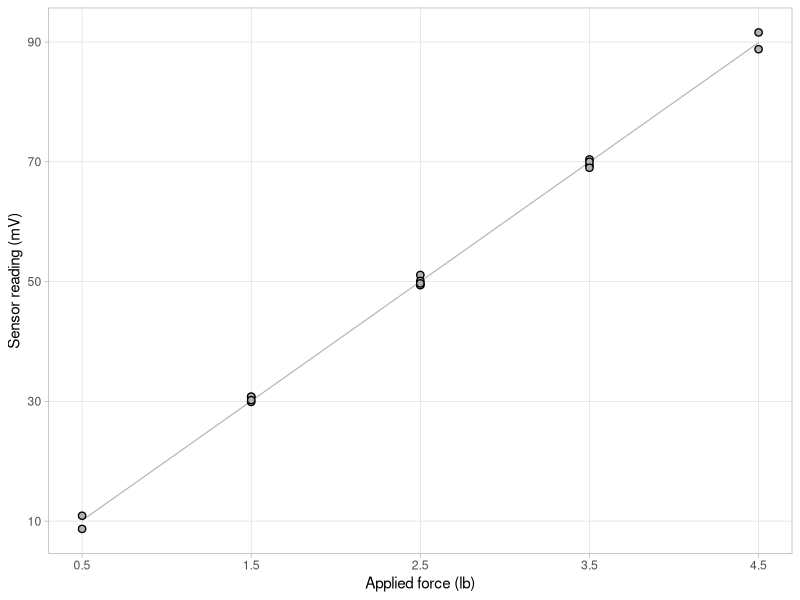
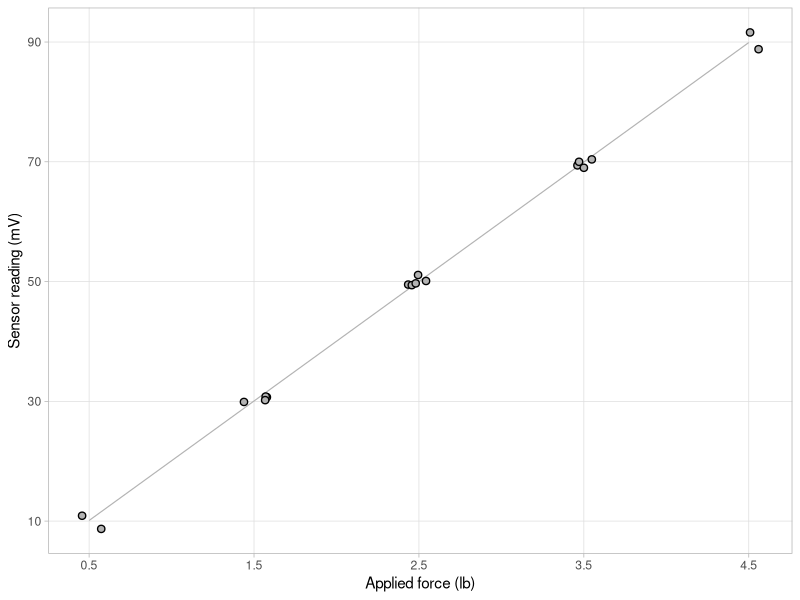
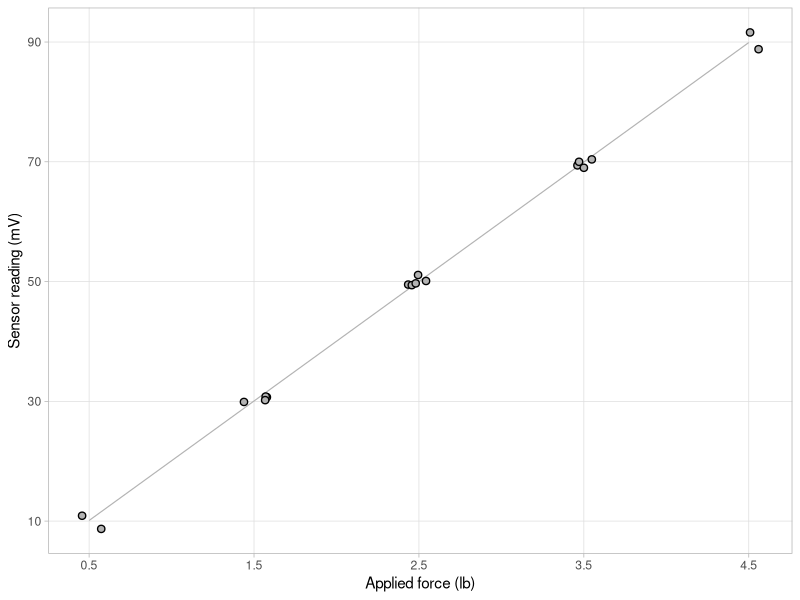
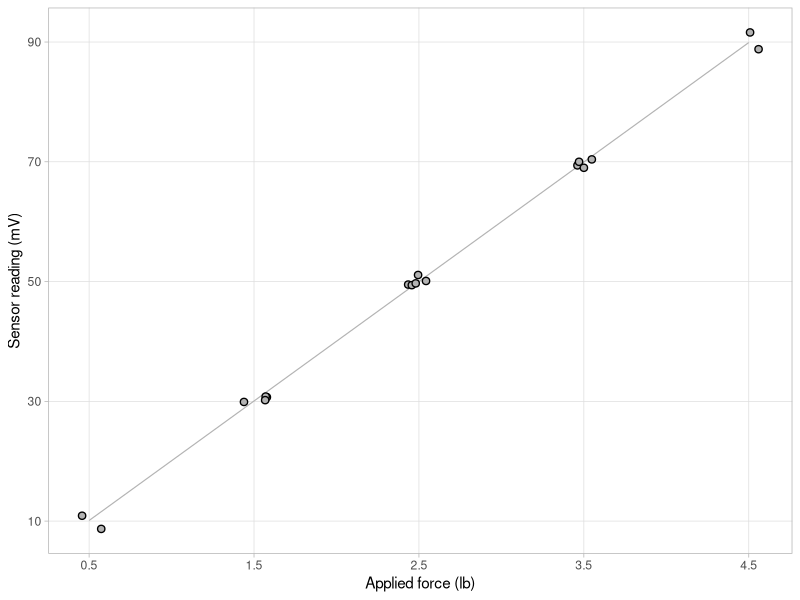
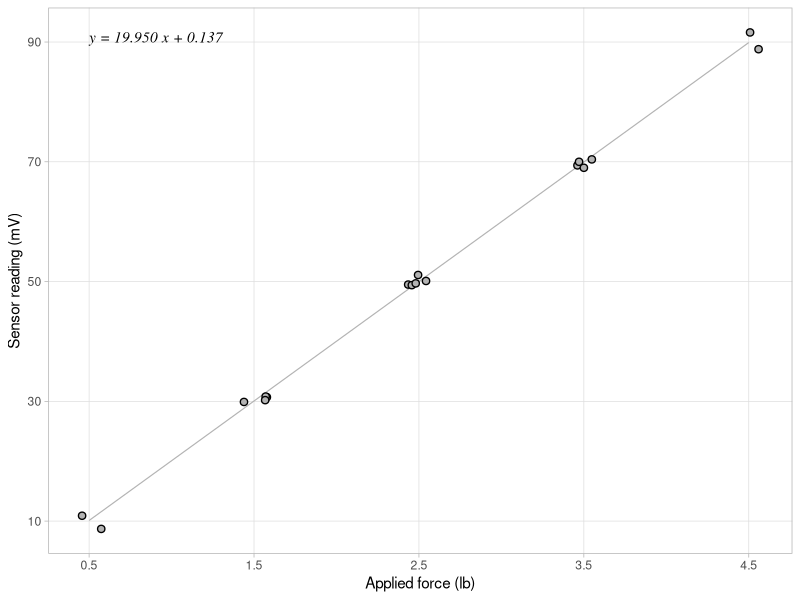
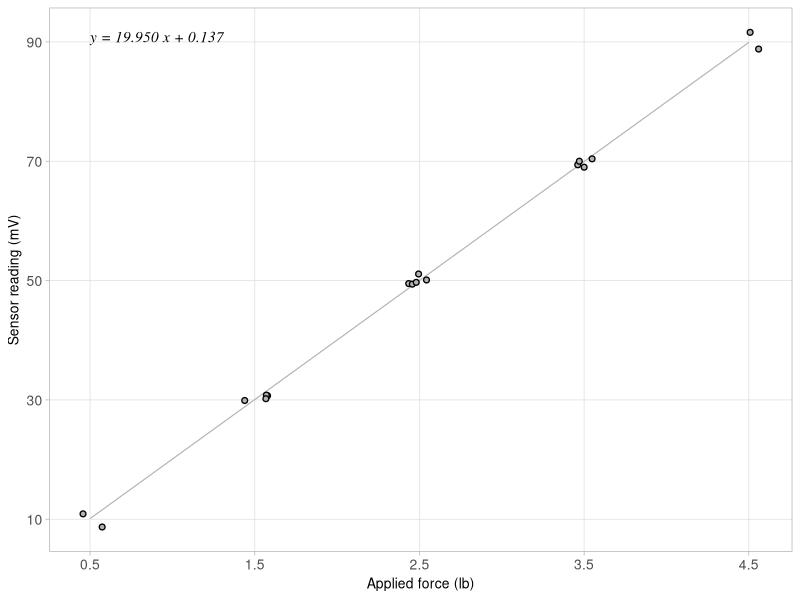
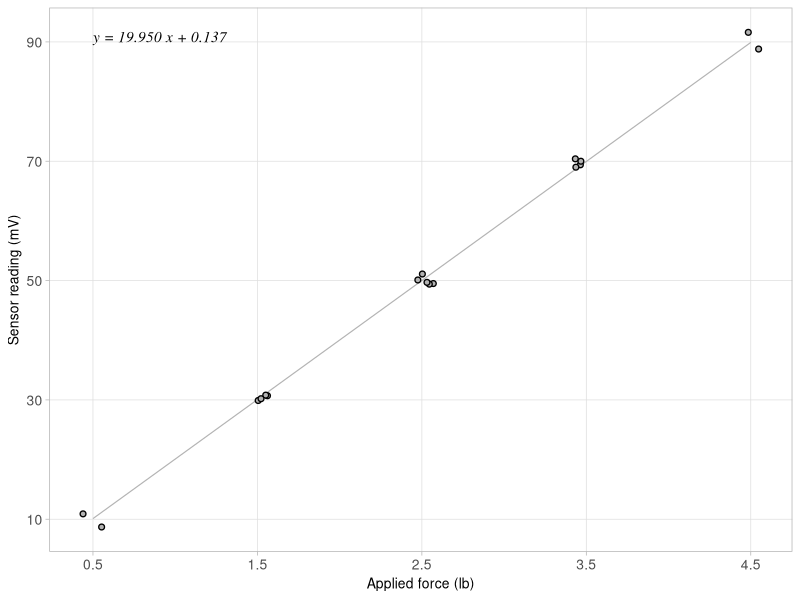

Source code (R) for these figures, in order:
## ---- chunk 1
library(knitr)
opts_knit$set(root.dir = '../')
opts_chunk$set(echo = TRUE, fig.keep='none')
## ---- chunk 2
library(readr)
library(plyr)
suppressPackageStartupMessages(library(dplyr))
library(ggplot2)
## ---- chunk 3
results_table <- read_csv("results/03_calibr_regression_results-table.csv")
results_table
## ---- chunk 4
# the slope value appears in the regression equation
slope_df    <- filter(results_table, item == 'slope')
slope_value <- slope_df$value

# the intercept value appears in the regression equation
intercept_df    <- filter(results_table, item == 'intercept')
intercept_value <- intercept_df$value

# input units appear in the x-axis label
input_range_df <- filter(results_table, item == 'input_range')
input_units    <- input_range_df$units

# output units appear in the y-axis label
output_span_df <- filter(results_table, item == 'output_span')
output_units   <- output_span_df$units

# check the results
slope_value
intercept_value
input_units
output_units
## ---- chunk 5
graph_data <- read_csv("results/03_calibr_regression_graph-data.csv")
calibr_graph <- ggplot(data = graph_data) +
	geom_line(aes(x = input_lb, y = fit_mV), size = 0.4, color = 'gray70') + 
	geom_point(aes(x = input_lb, y = output_mV), size = 2, stroke = 0.7, shape = 21, color = 'black', fill= 'gray70') + 
	xlab("Applied force (lb)") + 
	ylab("Sensor reading (mV)") +
	scale_x_continuous(breaks = seq(from = 0.5, to = 4.5, by = 1)) +
	scale_y_continuous(breaks = seq(from = 10, to = 90, by = 20)) +
	theme_light() +
	theme(panel.grid.minor = element_blank())

# print to output	
print(calibr_graph)
## ---- chunk 6
# -------------------- one new line to set the seed
set.seed(20160824)

calibr_graph <- ggplot(data = graph_data) +
	geom_line(aes(x = input_lb, y = fit_mV), size = 0.4, color = 'gray70') + 
	geom_point(aes(x = input_lb, y = output_mV), size = 2, stroke = 0.7, shape = 21, color = 'black', fill= 'gray70', 
						 
# -------------------- one new line to use the jitter function
position = position_jitter(width = 0.08, height = 0)) + 
	
	xlab("Applied force (lb)") + 
	ylab("Sensor reading (mV)") +
	scale_x_continuous(breaks = seq(from = 0.5, to = 4.5, by = 1)) +
	scale_y_continuous(breaks = seq(from = 10, to = 90, by = 20)) +
	theme_light() +
	theme(panel.grid.minor = element_blank())

# print to output	
print(calibr_graph)
## ---- chunk 7
set.seed(20160824)

# -------------------- two new lines
my_xlab <- paste0("Applied force (", input_units, ")")
my_ylab <- paste0("Sensor reading (", output_units, ")")

calibr_graph <- ggplot(data = graph_data) +
	geom_line(aes(x = input_lb, y = fit_mV), size = 0.4, color = 'gray70') + 
	geom_point(aes(x = input_lb, y = output_mV), size = 2, stroke = 0.7, shape = 21, color = 'black', fill= 'gray70', position = position_jitter(width = 0.08, height = 0)) + 

# -------------------- two edited lines	
  xlab(my_xlab) + 
  ylab(my_ylab) +
	
	scale_x_continuous(breaks = seq(from = 0.5, to = 4.5, by = 1)) +
	scale_y_continuous(breaks = seq(from = 10, to = 90, by = 20)) +
	theme_light() +
	theme(panel.grid.minor = element_blank())

# print to output	
print(calibr_graph)
## ---- chunk 8
x_test_seq <- sort(unique(graph_data$input_lb))
x_test_seq
## ---- chunk 9
# round to the nearest 10
y_nominal_seq <- sort(unique(graph_data$fit_mV))
y_nominal_seq <- plyr::round_any(y_nominal_seq, 10)
y_nominal_seq
## ---- chunk 10
set.seed(20160824)
my_xlab <- paste0("Applied force (", input_units, ")")
my_ylab <- paste0("Sensor reading (", output_units, ")")
calibr_graph <- ggplot(data = graph_data) +
	geom_line(aes(x = input_lb, y = fit_mV), size = 0.4, color = 'gray70') + 
	geom_point(aes(x = input_lb, y = output_mV), size = 2, stroke = 0.7, shape = 21, color = 'black', fill= 'gray70', position = position_jitter(width = 0.08, height = 0)) + 
	xlab(my_xlab) + 
	ylab(my_ylab) +

# -------------------- edit two lines
  scale_x_continuous(breaks = x_test_seq) +
  scale_y_continuous(breaks = y_nominal_seq) +
	
	theme_light() +
	theme(panel.grid.minor = element_blank())
print(calibr_graph)
## ---- chunk 11
set.seed(20160824)
my_xlab <- paste0("Applied force (", input_units, ")")
my_ylab <- paste0("Sensor reading (", output_units, ")")

# -------------------- one new line to define the calibration equation
calibr_eqn <- paste0("y = ", sprintf("%.3f", slope_value), " x + ", sprintf("%.3f", intercept_value)) 

calibr_graph <- ggplot(data = graph_data) +
	geom_line(aes(x = input_lb, y = fit_mV), size = 0.4, color = 'gray70') + 
	geom_point(aes(x = input_lb, y = output_mV), size = 2, stroke = 0.7, shape = 21, color = 'black', fill= 'gray70', position = position_jitter(width = 0.08, height = 0)) + 
	xlab(my_xlab) + 
	ylab(my_ylab) +
	scale_x_continuous(breaks = x_test_seq) +
	scale_y_continuous(breaks = y_nominal_seq) +

# -------------------- one new function to add the calibration equation
  annotate("text", x = min(graph_data$input_lb), y = max(graph_data$output_mV), label = calibr_eqn, family = "serif", fontface = "italic", hjust = "left", vjust = "top") + 

	theme_light() +
	theme(panel.grid.minor = element_blank())
		
# print to output	
print(calibr_graph)
## ---- chunk 12
set.seed(20160824)
my_xlab <- paste0("Applied force (", input_units, ")")
my_ylab <- paste0("Sensor reading (", output_units, ")")
calibr_eqn <- paste0("y = ", sprintf("%.3f", slope_value), 
										 " x + ", sprintf("%.3f", intercept_value)) 
calibr_graph <- ggplot(data = graph_data) +
	geom_line(aes(x = input_lb, y = fit_mV), size = 0.4, color = 'gray70') + 
	geom_point(aes(x = input_lb, y = output_mV), size = 1.5, 
						 stroke = 0.7, shape = 21, color = 'black', fill= 'gray70', 
						 position = position_jitter(width = 0.08, height = 0)) + 
	xlab(my_xlab) + 
	ylab(my_ylab) +
	scale_x_continuous(breaks = x_test_seq) +
	scale_y_continuous(breaks = y_nominal_seq) +
	annotate("text", x = min(graph_data$input_lb), 
					 y = max(graph_data$output_mV), label = calibr_eqn, 
					 family = "serif", fontface = "italic", 
					 hjust = "left", vjust = "top",
					 
# -------------------- add size spec in mm (convert using 2.85 pt/mm)
  size = 11/2.85) + 
	
	theme_light() +
	theme(panel.grid.minor = element_blank(), 
				
# -------------------- add size spec in points for all other text
  axis.text  = element_text(size = 10), 
  axis.title = element_text(size = 10))

# print to output	
print(calibr_graph)

ggsave("results/113_advanced_graph.png", plot = calibr_graph, 
			 width = 6, height = 4, units = "in", dpi = 300)
